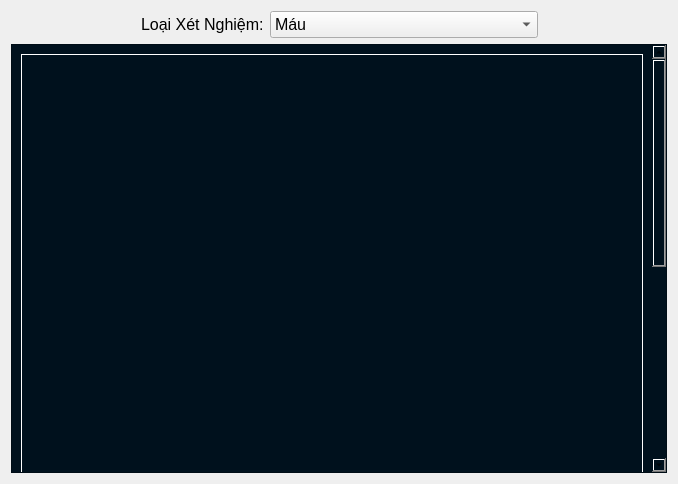
<?xml version="1.0" encoding="UTF-8"?>
<ui version="4.0">
 <class>TestPaitient</class>
 <widget class="QFrame" name="TestPaitient">
  <property name="geometry">
   <rect>
    <x>0</x>
    <y>0</y>
    <width>678</width>
    <height>484</height>
   </rect>
  </property>
  <property name="minimumSize">
   <size>
    <width>540</width>
    <height>353</height>
   </size>
  </property>
  <property name="maximumSize">
   <size>
    <width>9999</width>
    <height>9999</height>
   </size>
  </property>
  <property name="font">
   <font>
    <pointsize>12</pointsize>
   </font>
  </property>
  <property name="windowTitle">
   <string>Frame</string>
  </property>
  <layout class="QVBoxLayout" name="verticalLayout_2">
   <item>
    <layout class="QHBoxLayout" name="horizontalLayout_2">
     <item>
      <spacer name="horizontalSpacer">
       <property name="orientation">
        <enum>Qt::Horizontal</enum>
       </property>
       <property name="sizeHint" stdset="0">
        <size>
         <width>40</width>
         <height>20</height>
        </size>
       </property>
      </spacer>
     </item>
     <item>
      <layout class="QHBoxLayout" name="horizontalLayout">
       <item>
        <widget class="QLabel" name="label">
         <property name="font">
          <font>
           <pointsize>12</pointsize>
          </font>
         </property>
         <property name="text">
          <string>Loại Xét Nghiệm:</string>
         </property>
        </widget>
       </item>
       <item>
        <widget class="QComboBox" name="comboTestType">
         <property name="minimumSize">
          <size>
           <width>268</width>
           <height>0</height>
          </size>
         </property>
         <property name="font">
          <font>
           <pointsize>12</pointsize>
          </font>
         </property>
         <item>
          <property name="text">
           <string>Máu</string>
          </property>
         </item>
         <item>
          <property name="text">
           <string>Nước Tiểu</string>
          </property>
         </item>
         <item>
          <property name="text">
           <string>SARS - COV - 2</string>
          </property>
         </item>
         <item>
          <property name="text">
           <string>Sinh Thiết</string>
          </property>
         </item>
         <item>
          <property name="text">
           <string>CRP</string>
          </property>
         </item>
        </widget>
       </item>
      </layout>
     </item>
     <item>
      <spacer name="horizontalSpacer_2">
       <property name="orientation">
        <enum>Qt::Horizontal</enum>
       </property>
       <property name="sizeHint" stdset="0">
        <size>
         <width>40</width>
         <height>20</height>
        </size>
       </property>
      </spacer>
     </item>
    </layout>
   </item>
   <item>
    <widget class="QScrollArea" name="scrollArea">
     <property name="styleSheet">
      <string notr="true">background-color: #00111d;
	color: #000000;
	border-color: #000000;</string>
     </property>
     <property name="widgetResizable">
      <bool>true</bool>
     </property>
     <widget class="QWidget" name="scrollAreaWidgetContents">
      <property name="geometry">
       <rect>
        <x>0</x>
        <y>0</y>
        <width>641</width>
        <height>818</height>
       </rect>
      </property>
      <layout class="QVBoxLayout" name="verticalLayout">
       <item>
        <widget class="QLabel" name="lbTestImg">
         <property name="minimumSize">
          <size>
           <width>622</width>
           <height>800</height>
          </size>
         </property>
         <property name="maximumSize">
          <size>
           <width>622</width>
           <height>800</height>
          </size>
         </property>
         <property name="styleSheet">
          <string notr="true">QLabel
{
	background-color: transparent;
	color: #ffffff;

}


QLabel::disabled
{
	background-color: transparent;
	color: #656565;

}</string>
         </property>
         <property name="frameShape">
          <enum>QFrame::Box</enum>
         </property>
         <property name="text">
          <string/>
         </property>
         <property name="alignment">
          <set>Qt::AlignLeading|Qt::AlignLeft|Qt::AlignTop</set>
         </property>
        </widget>
       </item>
      </layout>
     </widget>
    </widget>
   </item>
  </layout>
 </widget>
 <resources/>
 <connections/>
</ui>
